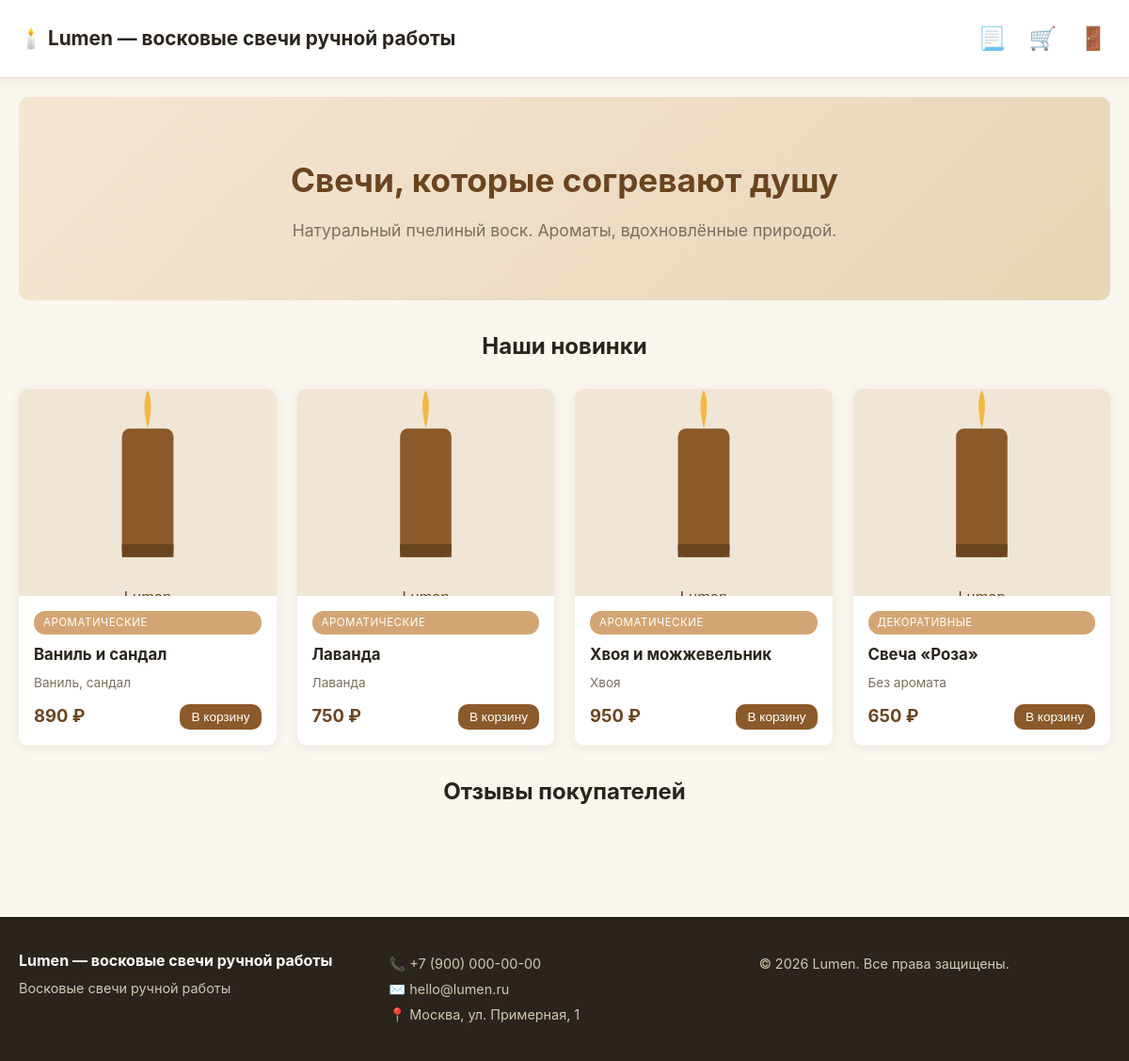
The page / on the database its author committed.
### tables this page shows
CREATE TABLE IF NOT EXISTS products (
    id INT AUTO_INCREMENT PRIMARY KEY,
    category_id INT,
    name VARCHAR(200) NOT NULL,
    description TEXT,
    price DECIMAL(10,2) NOT NULL,
    stock INT DEFAULT 0,
    image VARCHAR(255),
    aroma VARCHAR(100),
    weight INT,
    active TINYINT(1) DEFAULT 1,
    created_at TIMESTAMP DEFAULT CURRENT_TIMESTAMP,
    FOREIGN KEY (category_id) REFERENCES categories(id) ON DELETE SET NULL
);

CREATE TABLE IF NOT EXISTS categories (
    id INT AUTO_INCREMENT PRIMARY KEY,
    name VARCHAR(100) NOT NULL,
    slug VARCHAR(100) UNIQUE NOT NULL
);

### includes/db.php (called while the page is built)
<?php
$cfg = require __DIR__ . '/../config.php';
$dsn = "mysql:host={$cfg['db']['host']};dbname={$cfg['db']['dbname']};charset={$cfg['db']['charset']}";
try {
    $pdo = new PDO($dsn, $cfg['db']['user'], $cfg['db']['pass'], [
        PDO::ATTR_ERRMODE => PDO::ERRMODE_EXCEPTION,
        PDO::ATTR_DEFAULT_FETCH_MODE => PDO::FETCH_ASSOC,
        PDO::ATTR_EMULATE_PREPARES => false,
    ]);
} catch (PDOException $e) {
    die('Ошибка подключения к БД: ' . htmlspecialchars($e->getMessage()));
}
function db(): PDO {
    static $instance = null;
    if ($instance === null) {
        global $pdo;
        $instance = $pdo;
    }
    return $instance;
}

### includes/functions.php (called while the page is built, shortened)
<?php
require_once __DIR__ . '/db.php';
function e($s){ return htmlspecialchars((string)$s, ENT_QUOTES, 'UTF-8'); }
function setting(string $key, $default = '') {
    static $cache = null;
    if ($cache === null) {
        $rows = db()->query("SELECT `key`, value FROM settings")->fetchAll();
        $cache = [];
        foreach ($rows as $r) $cache[$r['key']] = $r['value'];
    }
    return $cache[$key] ?? $default;
}
function current_user() {
    return $_SESSION['user'] ?? null;
}
function product_image($img) {
    return 'assets/placeholder.svg';
}
function money($v) {
    return number_format((float)$v, 0, ',', ' ') . ' ' . setting('currency', '₽');
}

### index.php (the view, shortened to what this page needs)
<?php
require_once __DIR__ . '/includes/functions.php';
$stmt = db()->prepare("
    SELECT p.*, c.name AS category_name
    FROM products p
    LEFT JOIN categories c ON p.category_id=c.id
    WHERE p.active=1
    ORDER BY p.created_at DESC
    LIMIT 4
");
$stmt->execute();
$new_products = $stmt->fetchAll();
require __DIR__ . '/includes/header.php';
?>
<section class="hero">
  <h1>Свечи, которые согревают душу</h1>
  <p>Натуральный пчелиный воск. Ароматы, вдохновлённые природой.</p>
</section>
<section class="new-products">
  <h2 align="center">Наши новинки</h2><br>
  <div class="product-grid home-grid">
    <?php foreach($new_products as $p): ?>
      <article class="product-card">
        <a href="/product.php?id=<?= $p['id'] ?>">
          <img src="<?= product_image($p['image']) ?>" alt="<?= e($p['name']) ?>" loading="lazy">
        </a>
        <div class="product-info">
          <?php if($p['category_name']): ?><span class="cat-tag"><?= e($p['category_name']) ?></span><?php endif; ?>
          <h3><a href="/product.php?id=<?= $p['id'] ?>"><?= e($p['name']) ?></a></h3>
          <?php if($p['aroma']): ?><p class="aroma"><?= e($p['aroma']) ?></p><?php endif; ?>
          <div class="price-row">
            <span class="price"><?= money($p['price']) ?></span>
            <?php if($p['stock']>0): ?>
              <form method="post" action="/cart.php">
                <button class="btn btn-primary btn-sm">В корзину</button>
              </form>
            <?php else: ?>
              <span class="out-of-stock">Нет в наличии</span>
            <?php endif; ?>
          </div>
        </div>
      </article>
    <?php endforeach; ?>
  </div>
</section>
<section class="reviews home-reviews">
  <h2 align="center">Отзывы покупателей</h2>
</section>
<?php require __DIR__ . '/includes/footer.php'; ?>

### includes/header.php (shortened to what this page needs)
<?php
require_once __DIR__ . '/functions.php';
$user = current_user();
$shopName = setting('shop_name', 'Lumen');
?>
<!DOCTYPE html>
<html lang="ru">
<head>
<link rel="stylesheet" href="/assets/style.css">
</head>
<body>
<header class="site-header">
  <div class="container header-inner">
    <a href="/" class="logo">🕯️ <?= e($shopName) ?></a>
    <nav class="main-nav">
      <a href="/shop.php" title="Каталог"><span class="emoji">📃</span></a>
      <a href="/cart.php" title="Корзина"><span class="emoji">🛒</span><?php if(cart_count()): ?><span class="badge"><?= cart_count() ?></span><?php endif; ?></a>
      <?php if($user): ?>
        <?php if($user['role'] !== 'admin'): ?>
          <a href="/users.php" title="Аккаунт"><span class="emoji">👤</span></a>
          <a href="/orders.php" title="Заказы"><span class="emoji">🛍️</span></a>
        <?php endif; ?>
        <?php if($user['role']==='admin'): ?><a href="/admin.php" title="Админка"><span class="emoji">🛠️</span></a><?php endif; ?>
        <?php if($user['role']==='moderator'): ?><a href="/moderator.php" title="Модерация"><span class="emoji">🛠️</span></a><?php endif; ?>
        <span class="user-hello"><?= e($user['name']) ?></span>
        <a href="/logout.php" title="Выход"><span class="emoji">🚪</span></a>
      <?php else: ?>
        <a href="/auth.php" title="Вход/регистрация"><span class="emoji">🚪</span></a>
      <?php endif; ?>
    </nav>
  </div>
</header>
<main class="container">

### includes/footer.php (shortened to what this page needs)
</main>
<footer class="site-footer">
  <div class="container footer-inner">
    <div>
      <strong><?= e(setting('shop_name','Lumen')) ?></strong>
      <p>Восковые свечи ручной работы</p>
    </div>
    <div>
      <p>📞 <?= e(setting('shop_phone','')) ?></p>
      <p>✉️ <?= e(setting('shop_email','')) ?></p>
      <p>📍 <?= e(setting('shop_address','')) ?></p>
    </div>
    <div>
      <p>&copy; <?= date('Y') ?> Lumen. Все права защищены.</p>
    </div>
  </div>
</footer>
</body>
</html>

### assets/style.css (style rules this page uses)
:root { --bg:#faf6f0; --card:#fff; --text:#2a241c; --muted:#7a6f60; --primary:#8b5a2b; --primary-dark:#6b4420; --accent:#d4a574; --border:#e8dfd2; --success:#2d7a4f; --error:#b33a3a; --radius:10px; --shadow:0 2px 12px rgba(90,60,20,.08); }
* { box-sizing:border-box;margin:0;padding:0 }
body { font-family:-apple-system,BlinkMacSystemFont,'Segoe UI',Roboto,sans-serif;background:var(--bg);color:var(--text);line-height:1.6;min-height:100vh;display:flex;flex-direction:column }
a { color:var(--primary);text-decoration:none }
img { max-width:100%;display:block }
.container { max-width:1200px;margin:0 auto;padding:20px;width:100% }
main { flex:1 }
.site-header { background:var(--card);border-bottom:1px solid var(--border);position:sticky;top:0;z-index:100;box-shadow:var(--shadow) }
.header-inner { display:flex;align-items:center;justify-content:space-between;gap:20px }
.logo { font-size:1.3rem;font-weight:700;color:var(--text) }
.main-nav { display:flex;gap:18px;align-items:center;flex-wrap:wrap }
.main-nav a { color:var(--text);font-size:.95rem;position:relative;padding:6px 0;border:3px solid transparent;border-radius:6px;transition:border-color .2s;display:inline-flex;align-items:center }
.main-nav a .emoji { font-size:1.5rem;line-height:1 }
.hero { background:linear-gradient(135deg,#f5e6d3,#e8d5b7);padding:60px 30px;border-radius:var(--radius);text-align:center;margin-bottom:30px }
.hero h1 { font-size:2.2rem;margin-bottom:12px;color:var(--primary-dark) }
.hero p { font-size:1.1rem;color:var(--muted) }
.product-grid { display:grid;grid-template-columns:repeat(auto-fill,minmax(240px,1fr));gap:22px;margin-bottom:30px;flex:1 }
.product-grid.home-grid { justify-content:center;max-width:1200px;margin-left:auto;margin-right:auto }
.product-card { background:var(--card);border-radius:var(--radius);overflow:hidden;box-shadow:var(--shadow);transition:transform .2s, box-shadow .2s;display:flex;flex-direction:column }
.product-card img { width:100%;height:220px;object-fit:cover;background:#eee }
.product-info { padding:16px;display:flex;flex-direction:column;flex:1 }
.cat-tag { display:inline-block;background:var(--accent);color:#fff;font-size:.72rem;padding:3px 10px;border-radius:12px;margin-bottom:8px;text-transform:uppercase;letter-spacing:.5px }
.product-info h3 { font-size:1.05rem;margin-bottom:6px }
.product-info h3 a { color:var(--text) }
.aroma { font-size:.85rem;color:var(--muted);margin-bottom:10px }
.price-row { display:flex;align-items:center;justify-content:space-between;margin-top:auto }
.price { font-weight:700;font-size:1.15rem;color:var(--primary-dark) }
.home-reviews { text-align:center }
.home-reviews h2 { text-align:center;margin-bottom:24px }
.btn { display:inline-block;padding:10px 18px;border:none;border-radius:var(--radius);font-size:.95rem;cursor:pointer;transition:all .2s;text-decoration:none;background:var(--border);color:var(--text) }
.btn-primary { background:var(--primary);color:#fff }
.btn-sm { padding:6px 12px;font-size:.85rem }
.site-footer { background:var(--text);color:#d4c7b0;margin-top:40px;padding:14px 0 }
.footer-inner { display:grid;grid-template-columns:repeat(auto-fit,minmax(200px,1fr));gap:20px }
.site-footer strong { color:#fff }
.site-footer p { font-size:.9rem;margin:4px 0 }

### rows shown on the page
products: category.name "АРОМАТИЧЕСКИЕ", name "Ваниль и сандал", aroma "Ваниль, сандал", price "890 ₽"
products: category.name "АРОМАТИЧЕСКИЕ", name "Лаванда", aroma "Лаванда", price "750 ₽"
products: category.name "АРОМАТИЧЕСКИЕ", name "Хвоя и можжевельник", aroma "Хвоя", price "950 ₽"
products: category.name "ДЕКОРАТИВНЫЕ", name "Свеча «Роза»", aroma "Без аромата", price "650 ₽"

### other values the page prints
$shopName "Lumen — восковые свечи ручной работы"
setting('shop_name','Lumen') "Lumen — восковые свечи ручной работы"
setting('shop_phone','') "+7 (900) 000-00-00"
setting('shop_email','') "hello@lumen.ru"
setting('shop_address','') "Москва, ул. Примерная, 1"
